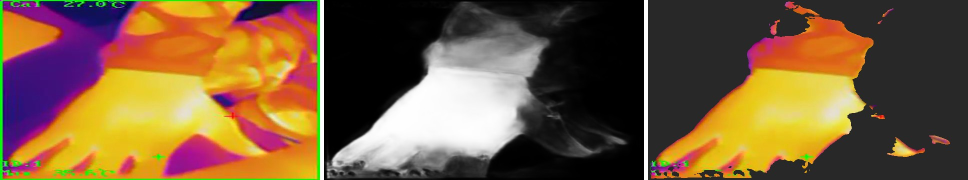
#> input picture data/bg_120.jpg, 1936 x 360 px (shown at 1/2 size); its folder holds only this picture in this run
$ python -i foreground.py   (imports and definitions only)
#> lines starting #> are read from the running program, lines starting #| are printed output that depends on the picture; after the words box and inside, x2 and y2 are one past the last pixel; in counts of white or black regions, pixels touching at a corner belong together
### app/protocol.py
"""全屏温度帧解析、物理温度手部分割，以及创口相对温差的三级判定。"""

from __future__ import annotations

import struct
from typing import Optional

import cv2
import numpy as np

MAGIC = 0x70827773
MAGIC_BYTES = struct.pack("<I", MAGIC)

# 与 static/app.js 里的默认框保持一致。坐标是画面宽高的比例。
DEFAULT_WOUND = {"x": 0.585, "y": 0.433, "w": 0.08, "h": 0.10}
DEFAULT_REF = {"x": 0.28, "y": 0.36, "w": 0.14, "h": 0.20}

GRADE_TEXT = {
    0: "未见明显局部温升",
    1: "局部偏热，建议观察",
    2: "温升明显，建议进一步检查",
}


# [528 lines left out: functions grade_delta, _empty_detection, _box_roi, roi_pixel_bounds, _roi_mask, _ring_reference and 15 more, not called in this run]


def _warm_score(image: np.ndarray) -> np.ndarray:
    blue, green, red = cv2.split(image)
    red_i = red.astype(np.int16)
    green_i = green.astype(np.int16)
    blue_i = blue.astype(np.int16)
    # 屏蔽机芯叠加的绿色文字、绿框、红十字及其 JPEG 压缩边缘振铃
    text = (green_i > 110) & (green_i > red_i + 15) & (blue_i < 140)
    marker = (red_i > 180) & (green_i < 95) & (blue_i < 95)
    osd = cv2.dilate((text | marker).astype(np.uint8), np.ones((5, 5), np.uint8)) > 0
    score = red.astype(np.float32) * 0.55 + green.astype(np.float32) * 0.45 - blue.astype(np.float32) * 0.15
    score[osd] = 0
    h, w = score.shape
    score[: max(6, int(h * 0.08)), :] = 0
    score[-6:, :] = 0
    score[:, :6] = 0
    score[:, -6:] = 0
    score[int(h * 0.82) :, : int(w * 0.48)] = 0
    return score


# [134 lines left out: functions _hottest_pixel, locate_hot_bgr, locate_hot_temps, not called in this run]


def pixel_mm(distance_mm: float) -> float:
    """50° 视场、160 像元，镜头到掌面 distance_mm 时的中心像元边长。"""
    return float(distance_mm) * float(np.tan(np.deg2rad(50.0 / 160.0)))


# [16 lines left out: function build_test_frame, not called in this run]

### app/foreground.py
"""去背景分割模块：热像伪彩自适应分割 + U²-Net 物理温区防漂移门控。

- thermal：热像伪彩分割（推荐），直接沿铁红/白热单调色标执行 Otsu + 连通域分割，零域偏移
- u2netp：U²-Net 小模型，经热像暖区门控与纠偏
- u2net：U²-Net 标准模型，经热像暖区门控与纠偏
- human：U²-Net 人体分割（原训练集为可见光全身人像；对热像手掌置信度不足或误框冷背景时自动热像纠偏）
"""

from __future__ import annotations

from pathlib import Path

import cv2
import numpy as np

ROOT = Path(__file__).resolve().parent / "weights"
MODELS = {
    "thermal": {"file": None, "label": "热像伪彩分割"},
    "u2netp": {"file": "u2netp.onnx", "label": "U2-Net 小"},
    "u2net": {"file": "u2net.onnx", "label": "U2-Net 标准"},
    "human": {"file": "u2net_human_seg.onnx", "label": "人体分割"},
}
_SESSIONS: dict = {}
_FAILED: set[str] = set()
_ACTIVE = "thermal"


# [19 lines left out: functions available_models, set_model, not called in this run]


def current_model() -> str:
    return _ACTIVE


# [36 lines left out: functions _session, _predict, not called in this run]


def thermal_color_mask(image_bgr: np.ndarray) -> tuple[np.ndarray | None, float]:
    """沿铁红/白热伪彩单调热强度分割手部前景，彻底杜绝把冷紫色背景误判为前景。"""
    from app.protocol import _warm_score

    if image_bgr is None or image_bgr.size == 0:
        return None, 0.0
    score = _warm_score(image_bgr)
    nz = score[score > 0]
    if nz.size < 40:
        return None, 0.0
    low = float(np.percentile(nz, 25))
    high = float(np.percentile(nz, 92))
    if high - low < 18.0:
        return None, 0.0

    otsu_thr, _ = cv2.threshold(
        np.clip(score, 0, 255).astype(np.uint8),
        0,
        255,
        cv2.THRESH_BINARY + cv2.THRESH_OTSU,
    )
    thr = max(float(otsu_thr), low + 0.42 * (high - low))
    warm = (score >= thr).astype(np.uint8)
    k_close = cv2.getStructuringElement(cv2.MORPH_ELLIPSE, (5, 5))
    k_open = cv2.getStructuringElement(cv2.MORPH_ELLIPSE, (3, 3))
    cleaned = cv2.morphologyEx(warm, cv2.MORPH_CLOSE, k_close, borderType=cv2.BORDER_CONSTANT, borderValue=0) | warm
    cleaned = cv2.morphologyEx(cleaned, cv2.MORPH_OPEN, k_open)

    count, labels, stats, _ = cv2.connectedComponentsWithStats(cleaned, 8)
    minimum = max(40, int(0.025 * score.size))
    maximum = int(0.75 * score.size)
    best = None
    for idx in range(1, count):
        area = int(stats[idx, cv2.CC_STAT_AREA])
        if area < minimum or area > maximum:
            continue
        comp = labels == idx
        mean_s = float(score[comp].mean())
        rank = mean_s * float(area)
        if best is None or rank > best[0]:
            best = (rank, comp, mean_s)
    if best is None:
        return None, 0.0
    conf = min(0.99, max(0.60, (best[2] - low) / max(1.0, high - low)))
    return best[1], round(conf, 3)


def _mask_to_prob320(mask: np.ndarray) -> np.ndarray:
    u8 = mask.astype(np.uint8) * 255
    resized = cv2.resize(u8, (320, 320), interpolation=cv2.INTER_AREA)
    return (resized.astype(np.float32) / 255.0).astype(np.float32)


def foreground_report(image_bgr: np.ndarray, model_id: str | None = None, min_confidence: float = 0.5) -> dict:
    """运行所选分割方式；对 U²-Net 权重执行热像暖区一致性校验，防止误把冷背景当人体。"""
    chosen = model_id or _ACTIVE
    label = MODELS.get(chosen, {}).get("label", chosen)
    empty = {
        "model": chosen,
        "label": label,
        "confidence": 0.0,
        "fraction": 0.0,
        "mask": None,
        "prob": None,
        "corrected": False,
    }
    if image_bgr is None or image_bgr.size == 0:
        return empty

    height, width = image_bgr.shape[:2]
    t_mask, t_conf = thermal_color_mask(image_bgr)

    if chosen == "thermal":
        if t_mask is None:
            return empty
        return {
            "model": "thermal",
            "label": MODELS["thermal"]["label"],
            "confidence": t_conf,
            "fraction": round(float(t_mask.mean()), 3),
            "mask": t_mask,
            "prob": _mask_to_prob320(t_mask),
            "corrected": False,
        }

    session = _session(chosen)
    if session is None:
        if t_mask is not None:
            return {
                "model": chosen,
                "label": f"{label} · 热像纠偏",
                "confidence": t_conf,
                "fraction": round(float(t_mask.mean()), 3),
                "mask": t_mask,
                "prob": _mask_to_prob320(t_mask),
                "corrected": True,
            }
        return empty

    pred = _predict(session, image_bgr)
    confidence = float(pred.max())
    u_mask = solid_mask(pred, width, height) if confidence >= 0.45 else None

    # 热像物理一致性门控：若 U²-Net（尤其是人体分割）在热像手掌上漏检、错框冷紫背景或吞入大片背景，则自动纠偏/收敛
    if t_mask is not None:
        if u_mask is None:
            return {
                "model": chosen,
                "label": f"{label} · 热像纠偏",
                "confidence": t_conf,
                "fraction": round(float(t_mask.mean()), 3),
                "mask": t_mask,
                "prob": _mask_to_prob320(t_mask),
                "corrected": True,
            }
        inter = int((u_mask & t_mask).sum())
        recall = inter / max(1, int(t_mask.sum()))
        precision = inter / max(1, int(u_mask.sum()))
        t_env = cv2.dilate(t_mask.astype(np.uint8), cv2.getStructuringElement(cv2.MORPH_ELLIPSE, (13, 13))) > 0
        if recall < 0.72 or precision < 0.45:
            # U²-Net 漏掉超过 28% 的暖区手掌，或超过 55% 落在冷背景上，直接切回热像手部掩膜
            return {
                "model": chosen,
                "label": f"{label} · 热像纠偏",
                "confidence": t_conf,
                "fraction": round(float(t_mask.mean()), 3),
                "mask": t_mask,
                "prob": _mask_to_prob320(t_mask),
                "corrected": True,
            }
        # 若 U²-Net 吞入了较多冷紫背景边缘，用热像暖区包络裁净边缘
        refined = u_mask & t_env
        if int(refined.sum()) >= max(40, int(0.025 * u_mask.size)) and precision < 0.75:
            return {
                "model": chosen,
                "label": f"{label} · 暖区收敛",
                "confidence": round(max(confidence, t_conf), 3),
                "fraction": round(float(refined.mean()), 3),
                "mask": refined,
                "prob": _mask_to_prob320(refined),
                "corrected": True,
            }

    binary = pred >= min_confidence
    fraction = float(binary.mean())
    mask = u_mask if u_mask is not None else (
        cv2.resize(binary.astype(np.uint8), (width, height), interpolation=cv2.INTER_NEAREST) > 0
        if (confidence >= min_confidence and 0.04 <= fraction <= 0.8)
        else None
    )
    return {
        "model": chosen,
        "label": label,
        "confidence": round(confidence, 3),
        "fraction": round(float(mask.mean()), 3) if mask is not None else round(fraction, 3),
        "mask": mask,
        "prob": pred.astype(np.float32),
        "corrected": False,
    }


# [21 lines left out: function solid_mask, not called in this run]


def foreground_mask(image_bgr: np.ndarray, min_confidence: float = 0.5) -> np.ndarray | None:
    return foreground_report(image_bgr, min_confidence=min_confidence)["mask"]

>>> import cv2
>>> picture = cv2.imread('../data/bg_120.jpg')
#> picture is the input picture: shape (360, 1936, 3); mean B, G, R 59.4, 91, 119.7
>>> result = foreground_report(picture)
#> in _warm_score, `blue, green, red = cv2.split(image)`:
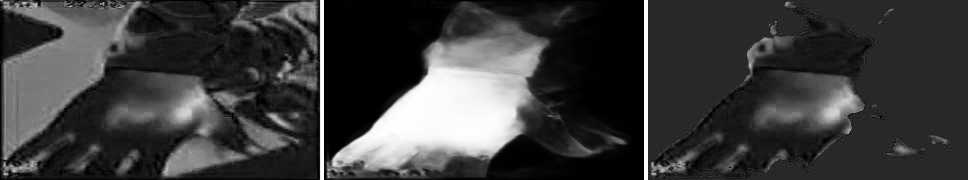
#> blue: shape (360, 1936) (shown at 1/2 size); min 0, max 255, mean 59.4
#> in _warm_score, `blue, green, red = cv2.split(image)`:
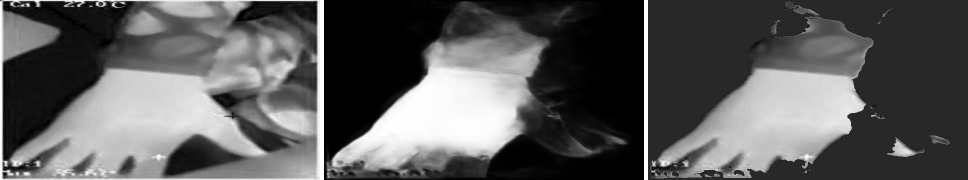
#> green: shape (360, 1936) (shown at 1/2 size); min 0, max 255, mean 91
#> in _warm_score, `blue, green, red = cv2.split(image)`:
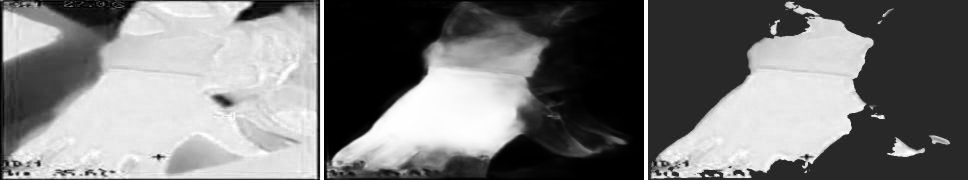
#> red: shape (360, 1936) (shown at 1/2 size); min 0, max 255, mean 119.7
#> in _warm_score, `text = (green_i > 110) & (green_i > red_i + 15) & (blue_i < 140)`:
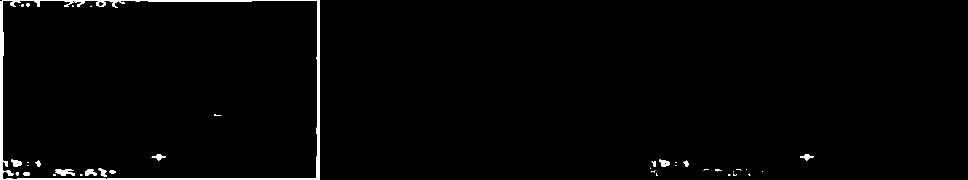
#> text: shape (360, 1936) bool (shown at 1/2 size); 1.5% white; 39 white regions (16 under 20 px), largest, box (x1, y1, x2, y2) and area: (0, 0, 640, 360) 8569, (111, 338, 150, 352) 333, (170, 338, 194, 352) 213
#> in _warm_score, `marker = (red_i > 180) & (green_i < 95) & (blue_i < 95)`: marker: shape (360, 1936) bool; 4.8% white; 120 white regions (79 under 20 px), largest, box (x1, y1, x2, y2) and area: (206, 3, 409, 150) 8018, (1503, 34, 1707, 146) 6815, (456, 23, 633, 159) 5508
#> in _warm_score, `osd = cv2.dilate((text | marker).astype(np.uint8), np.ones((5, 5), np...`: osd: shape (360, 1936) bool; 10.5% white; 47 white regions, largest, box (x1, y1, x2, y2) and area: (0, 0, 642, 360) 42878, (1500, 24, 1745, 152) 9476, (445, 177, 584, 307) 4772
#> in _warm_score, `score[:, -6:] = 0`: score: shape (360, 1936) float32; min -9.45, max 231.9, mean 80.2
#> in _warm_score, `score[int(h * 0.82) :, : int(w * 0.48)] = 0`:
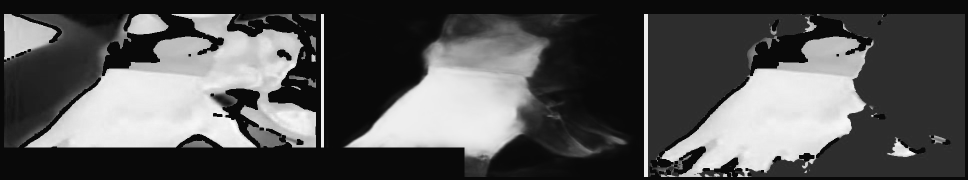
#> score: shape (360, 1936) float32 (shown at 1/2 size); min -9.45, max 231.9, mean 70.7; drawn with min black and max white
#> in thermal_color_mask, `low = float(np.percentile(nz, 25))`: low = 34
#> in thermal_color_mask, `high = float(np.percentile(nz, 92))`: high = 214.3
#> in thermal_color_mask, `otsu_thr, _ = cv2.threshold( np.clip(score, 0, 255).astype(np.uint8), ..`: otsu_thr = 104
#> in thermal_color_mask, `thr = max(float(otsu_thr), low + 0.42 * (high - low))`: thr = 109.7
#> in thermal_color_mask, `warm = (score >= thr).astype(np.uint8)`: warm: shape (360, 1936); values 0 (black) and 1 (white), 30.7% white; 77 white regions (45 under 20 px), largest, box (x1, y1, x2, y2) and area: (49, 28, 632, 295) 84878, (1320, 73, 1747, 354) 59461, (690, 79, 1084, 317) 53007
#> in thermal_color_mask, `cleaned = cv2.morphologyEx(warm, cv2.MORPH_CLOSE, k_close, borderType=..`: cleaned: shape (360, 1936); values 0 (black) and 1 (white), 30.8% white; 63 white regions (31 under 20 px), largest, box (x1, y1, x2, y2) and area: (49, 28, 632, 295) 85082, (1317, 73, 1747, 354) 59603, (690, 79, 1084, 317) 53044
#> in thermal_color_mask, `cleaned = cv2.morphologyEx(cleaned, cv2.MORPH_OPEN, k_open)`: cleaned: shape (360, 1936); values 0 (black) and 1 (white), 30.7% white; 43 white regions (11 under 20 px), largest, box (x1, y1, x2, y2) and area: (52, 28, 632, 295) 84984, (1321, 73, 1747, 354) 59493, (692, 79, 1084, 317) 53035
#> in thermal_color_mask, `count, labels, stats, _ = cv2.connectedComponentsWithStats(cleaned, 8)`:
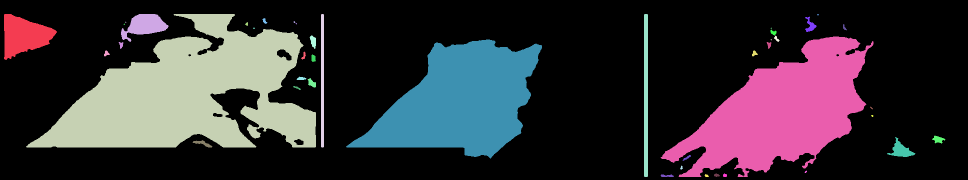
#> labels: shape (360, 1936) int32 (shown at 1/2 size); 44 distinct labels, from 0 to 43; one colour per label, 0 black
#> in thermal_color_mask, `count, labels, stats, _ = cv2.connectedComponentsWithStats(cleaned, 8)`: count = 44; stats = 44 rows, first 6: [0, 0, 1936, 360, 483125], [8, 28, 106, 92, 5891], [242, 28, 95, 56, 2796], [52, 28, 580, 267, 84984], [642, 28, 6, 267, 1598], [1288, 28, 8, 326, 2604]
#> the loop in thermal_color_mask, `for idx in range(1, count):` made 43 passes
#> area on passes 1, 2, 4, 5, 7, 8, 11, 14, 17, 18, 19, 23: 5891, 2796, 1598, 2604, 304, 60, 29, 47, 87, 221, 62, 77
#> (area, mean_s, rank) on passes 3, 20, 21: (84984, 196.5, 16698351), (59493, 201.1, 11963544.3), (53035, 187.8, 9960361.6)
#> in thermal_color_mask, `conf = min(0.99, max(0.60, (best[2] - low) / max(1.0, high - low)))`: conf = 0.901
#> in _mask_to_prob320, `u8 = mask.astype(np.uint8) * 255`: u8: shape (360, 1936); 12.2% white; 1 white region, box (x1, y1, x2, y2) and area: (52, 28, 632, 295) 84984
#> in _mask_to_prob320, `resized = cv2.resize(u8, (320, 320), interpolation=cv2.INTER_AREA)`:
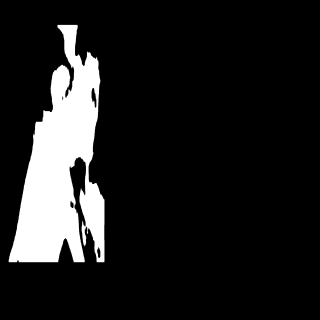
#> resized: shape (320, 320); min 0, max 255, mean 31.1
#> result = 7 items

$ run again, on data/bg_180.jpg
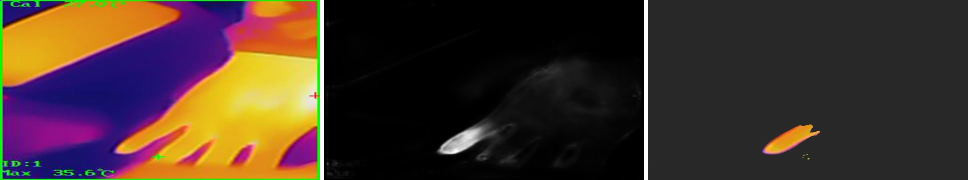
#> input picture data/bg_180.jpg, 1936 x 360 px (shown at 1/2 size)
#> picture is the input picture: shape (360, 1936, 3); mean B, G, R 42, 50.1, 67.3
#> text: shape (360, 1936) bool; 1.4% white; 24 white regions (12 under 20 px), largest, box (x1, y1, x2, y2) and area: (0, 0, 640, 360) 8577, (111, 340, 148, 351) 187, (305, 308, 331, 320) 163
#> marker: shape (360, 1936) bool; 1.5% white; 44 white regions (32 under 20 px), largest, box (x1, y1, x2, y2) and area: (468, 3, 633, 102) 7010, (304, 254, 372, 311) 711, (356, 287, 420, 332) 578
#> osd: shape (360, 1936) bool; 4.8% white; 29 white regions, largest, box (x1, y1, x2, y2) and area: (0, 0, 642, 360) 28480, (354, 285, 422, 334) 1258, (254, 233, 327, 280) 592
#> low = 14.45
#> high = 205.3
#> otsu_thr = 106
#> warm: shape (360, 1936); values 0 (black) and 1 (white), 12.8% white; 12 white regions (2 under 20 px), largest, box (x1, y1, x2, y2) and area: (235, 58, 632, 295) 49962, (8, 28, 348, 173) 27369, (1528, 249, 1640, 308) 2756
#> in thermal_color_mask, `count, labels, stats, _ = cv2.connectedComponentsWithStats(cleaned, 8)`:
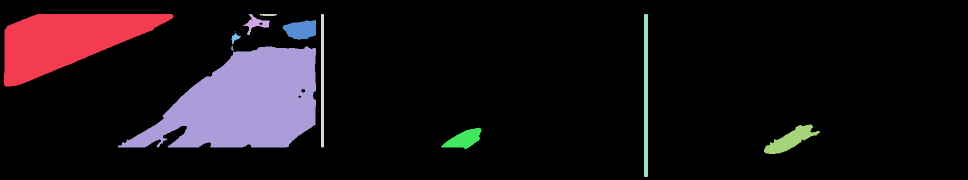
#> labels: shape (360, 1936) int32 (shown at 1/2 size); 13 distinct labels, from 0 to 12; one colour per label, 0 black
#> count = 13; stats = 13 rows, first 6: [0, 0, 1936, 360, 607788], [8, 28, 339, 145, 27374], [486, 28, 54, 42, 772], [519, 28, 35, 4, 124], [642, 28, 6, 267, 1598], [1288, 28, 8, 326, 2604]
#> the loop in thermal_color_mask, `for idx in range(1, count):` made 12 passes
#> area on passes 2, 3, 4, 5, 6, 8, 9, 11: 772, 124, 1598, 2604, 1953, 188, 36, 2773
#> conf = 0.99
#> t_mask: shape (360, 1936) bool; 7.2% white; 1 white region, box (x1, y1, x2, y2) and area: (235, 92, 632, 295) 49855
#> in _mask_to_prob320, `resized = cv2.resize(u8, (320, 320), interpolation=cv2.INTER_AREA)`:
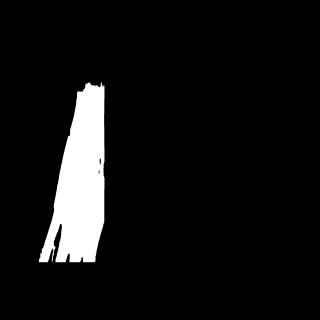
#> resized: shape (320, 320); min 0, max 255, mean 18.2
#> result = 7 items

$ run again, on data/bg_210.jpg
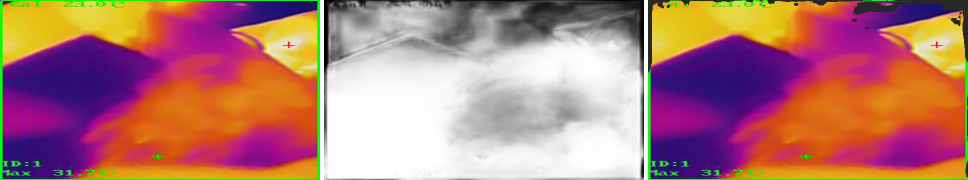
#> input picture data/bg_210.jpg, 1936 x 360 px (shown at 1/2 size)
#> picture is the input picture: shape (360, 1936, 3); mean B, G, R 118.4, 122.7, 178
#> text: shape (360, 1936) bool; 2.4% white; 50 white regions (16 under 20 px), largest, box (x1, y1, x2, y2) and area: (0, 0, 640, 360) 9371, (1296, 139, 1936, 360) 3270, (1928, 114, 1936, 340) 1132
#> marker: shape (360, 1936) bool; 10.8% white; 62 white regions (48 under 20 px), largest, box (x1, y1, x2, y2) and area: (182, 93, 633, 341) 33753, (1478, 93, 1929, 341) 33750, (1547, 4, 1709, 105) 3351
#> osd: shape (360, 1936) bool; 17.9% white; 39 white regions, largest, box (x1, y1, x2, y2) and area: (0, 0, 642, 360) 61962, (1294, 91, 1936, 360) 49955, (1534, 2, 1714, 107) 4575
#> low = 72.25
#> high = 214.2
#> otsu_thr = 102
#> thr = 131.9
#> warm: shape (360, 1936); values 0 (black) and 1 (white), 41.4% white; 20 white regions (6 under 20 px), largest, box (x1, y1, x2, y2) and area: (642, 28, 1287, 354) 164460, (1567, 127, 1922, 286) 26167, (271, 127, 626, 286) 26166
#> in thermal_color_mask, `count, labels, stats, _ = cv2.connectedComponentsWithStats(cleaned, 8)`:
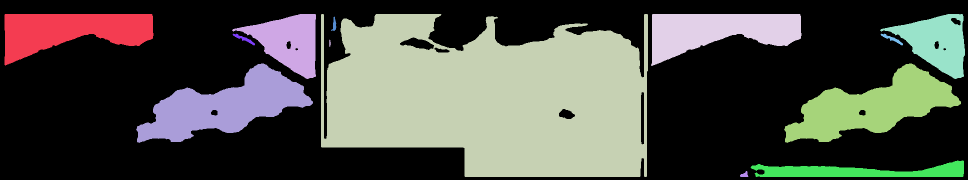
#> labels: shape (360, 1936) int32 (shown at 1/2 size); 14 distinct labels, from 0 to 13; one colour per label, 0 black
#> count = 14; stats = 14 rows, first 6: [0, 0, 1936, 360, 407959], [9, 28, 298, 103, 18882], [464, 28, 168, 130, 11470], [642, 28, 654, 326, 167034], [1302, 28, 301, 104, 19045], [1760, 28, 170, 130, 11306]
#> the loop in thermal_color_mask, `for idx in range(1, count):` made 13 passes
#> area on passes 2, 5, 6, 7, 8, 9, 12, 13: 11470, 11306, 149, 275, 275, 47, 8020, 122
#> conf = 0.84
#> u8: shape (360, 1936); 24% white; 1 white region, box (x1, y1, x2, y2) and area: (642, 28, 1296, 354) 167034
#> in _mask_to_prob320, `resized = cv2.resize(u8, (320, 320), interpolation=cv2.INTER_AREA)`:
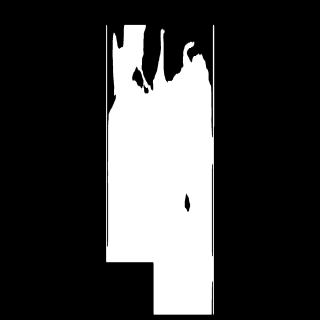
#> resized: shape (320, 320); min 0, max 255, mean 61.1
#> result = 7 items

$ run again, on data/bg_30.jpg
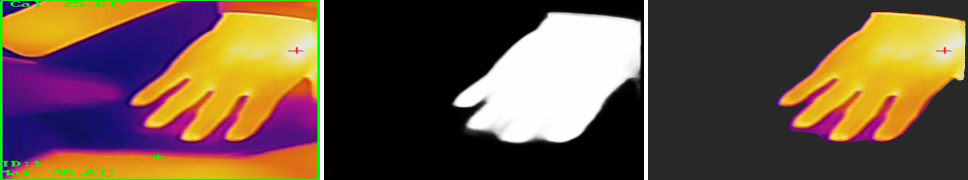
#> input picture data/bg_30.jpg, 1936 x 360 px (shown at 1/2 size)
#> picture is the input picture: shape (360, 1936, 3); mean B, G, R 65, 82.7, 104.6
#> text: shape (360, 1936) bool; 1.5% white; 27 white regions (8 under 20 px), largest, box (x1, y1, x2, y2) and area: (0, 0, 640, 360) 9040, (110, 339, 150, 352) 360, (169, 339, 193, 352) 200
#> marker: shape (360, 1936) bool; 1.1% white; 142 white regions (123 under 20 px), largest, box (x1, y1, x2, y2) and area: (448, 3, 611, 31) 2681, (540, 158, 626, 228) 1220, (322, 293, 610, 319) 1110
#> osd: shape (360, 1936) bool; 5.2% white; 54 white regions, largest, box (x1, y1, x2, y2) and area: (0, 0, 642, 360) 26990, (1794, 173, 1887, 273) 924, (1694, 205, 1784, 282) 920
#> low = 34
#> high = 215.9
#> otsu_thr = 110
#> thr = 110.4
#> warm: shape (360, 1936); values 0 (black) and 1 (white), 27.7% white; 19 white regions (13 under 20 px), largest, box (x1, y1, x2, y2) and area: (906, 28, 1282, 286) 63324, (263, 28, 632, 283) 55403, (1560, 28, 1930, 283) 55055, (8, 28, 292, 114) 14709, (1288, 28, 1296, 354) 2608, (642, 28, 648, 295) 1602
#> labels: shape (360, 1936) int32; 8 distinct labels, from 0 to 7
#> count = 8; stats = [[0, 0, 1936, 360, 504140], [8, 28, 279, 86, 14720], [263, 28, 369, 255, 55454], [642, 28, 6, 267, 1598], [906, 28, 376, 258, 63322], [1288, 28, 8, 326, 2604], [1560, 28, 370, 255, 55114], [628, 201, 4, 4, 8]]
#> the loop in thermal_color_mask, `for idx in range(1, count):` made 7 passes
#> area on passes 1, 3, 5: 14720, 1598, 2604
#> conf = 0.979
#> t_mask: shape (360, 1936) bool; 9.1% white; 1 white region, box (x1, y1, x2, y2) and area: (906, 28, 1282, 286) 63322
#> in _mask_to_prob320, `resized = cv2.resize(u8, (320, 320), interpolation=cv2.INTER_AREA)`:
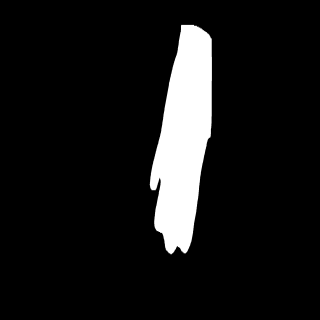
#> resized: shape (320, 320); min 0, max 255, mean 23.2
#> result = 7 items
